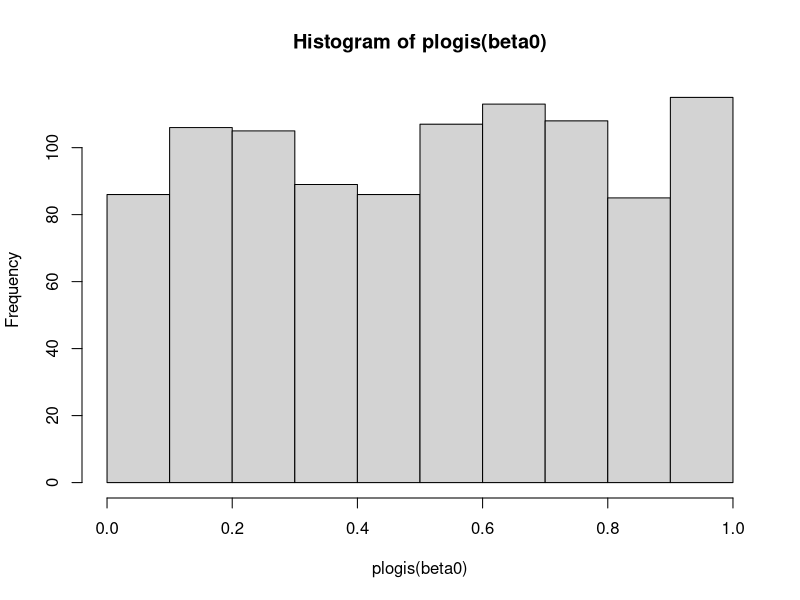
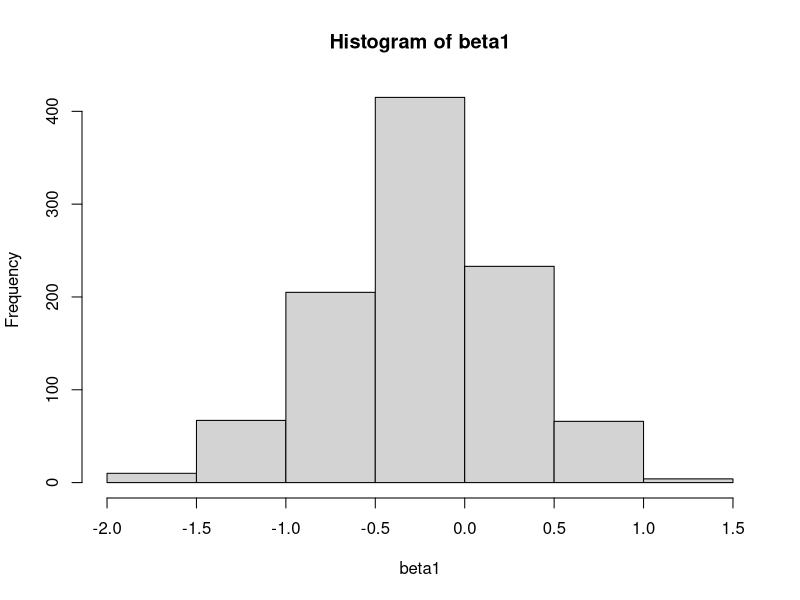
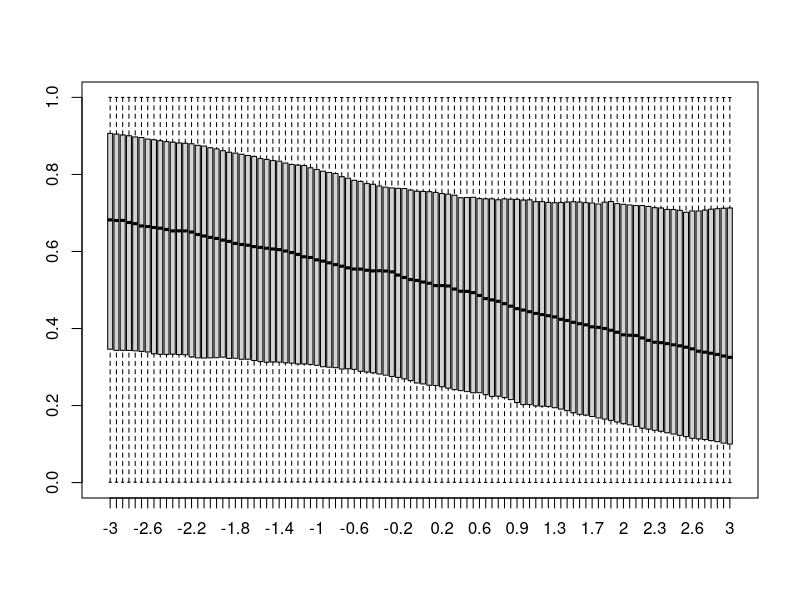

R code for these plots, in order:
# Prior development and estimation

# Simulate priors 
res <- 100
x <- seq(-3,3, length.out = res)

n <- 1000
beta0 <- rlogis(n, 0, 1)      # y-intercept
beta1 <- rnorm(n, -0.25, 0.5) # weakly informative prior


# Check the histogram of the y-intercept (should be relatively uniform, as opposed to beta1)
hist(plogis(beta0))
hist(beta1)

# For loop to see how this would interact in the model
p <- matrix(NA, n, res)

for (j in 1:res){
  p[,j] <- beta0 + beta1 * x[j]
}

boxplot(plogis(p), names = round(x,digits = 1), outline = F)
# as you can see by the boxplot, this distribution would result in a prior with a negative
# slope that allows for all possible values, but is more concentrated between 0.3 and 0.7
